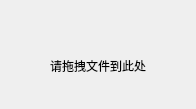
<?xml version="1.0" encoding="UTF-8"?>
<ui version="4.0">
 <class>LocalFile_Page</class>
 <widget class="QWidget" name="LocalFile_Page">
  <property name="geometry">
   <rect>
    <x>0</x>
    <y>0</y>
    <width>196</width>
    <height>109</height>
   </rect>
  </property>
  <property name="windowTitle">
   <string>Form</string>
  </property>
  <widget class="QLabel" name="label">
   <property name="geometry">
    <rect>
     <x>50</x>
     <y>40</y>
     <width>121</width>
     <height>51</height>
    </rect>
   </property>
   <property name="text">
    <string>请拖拽文件到此处</string>
   </property>
  </widget>
 </widget>
 <resources/>
 <connections/>
</ui>
